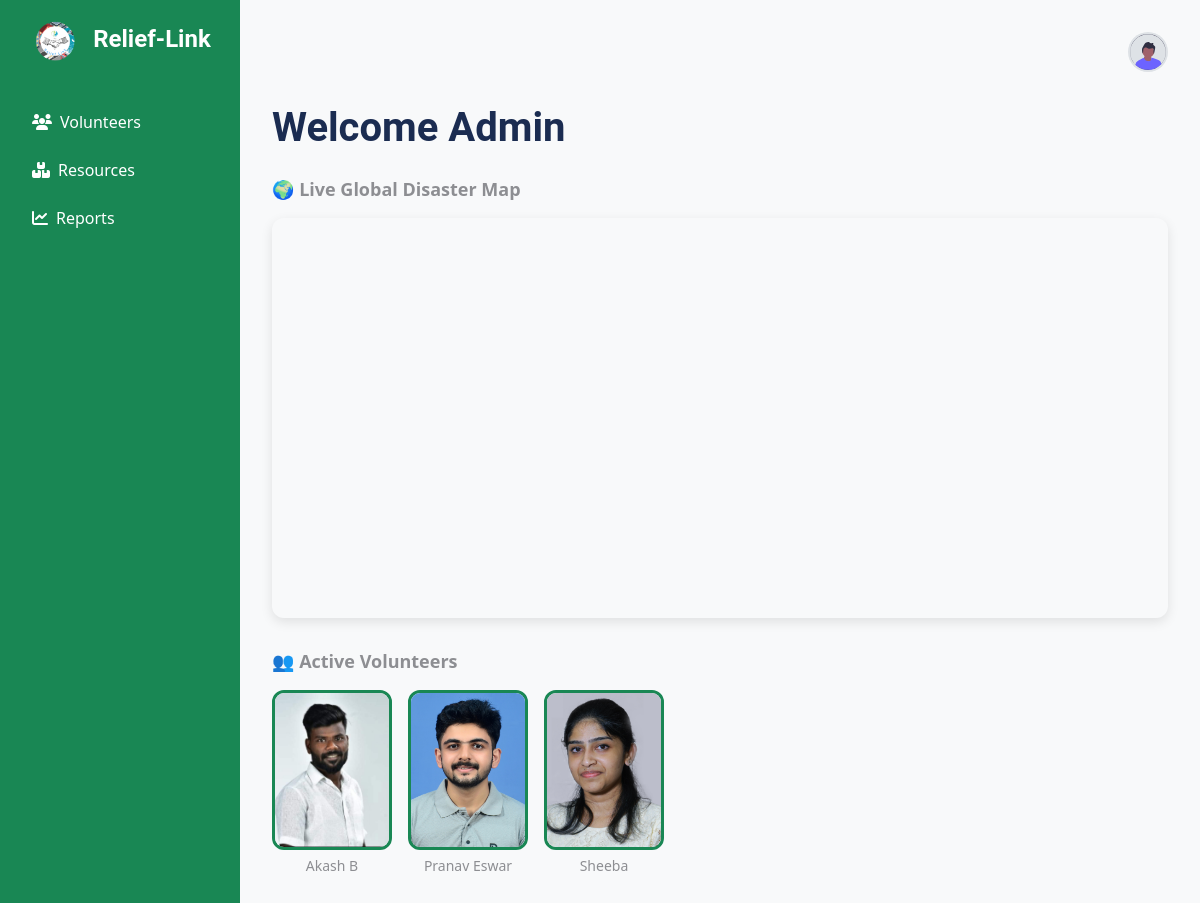
Page /user/admin.php (signed in) on the committed database.
### tables this page shows
CREATE TABLE `users` (
  `id` int(11) NOT NULL,
  `username` varchar(100) NOT NULL,
  `photo` varchar(255) DEFAULT NULL,
  `password_hash` varchar(255) NOT NULL,
  `role` enum('admin','volunteer') NOT NULL,
  `created_at` timestamp NOT NULL DEFAULT current_timestamp(),
  `full_name` varchar(100) DEFAULT NULL,
  `email` varchar(100) DEFAULT NULL,
  `phone` varchar(20) DEFAULT NULL,
  `address` text DEFAULT NULL,
  `status` tinyint(1) NOT NULL DEFAULT 0 COMMENT '0=pending, 1=approved, 2=declined'
);

### user/admin.php (the view, shortened to what this page needs)
<?php
include __DIR__ . '/../config/db.php';
$volunteers = [];
$result = $conn->query("SELECT username, full_name, photo FROM users WHERE role='volunteer'");
while ($row = $result->fetch_assoc()) {
    $volunteers[] = $row;
}
?>
<!DOCTYPE html>
<html lang="en">
<head>
  <link rel="stylesheet" href="../assets/css/bootstrap.min.css">
  <link rel="stylesheet" href="https://cdnjs.cloudflare.com/ajax/libs/font-awesome/6.4.0/css/all.min.css">
</head>
<body>
  <div class="dashboard-container">
    <div class="sidebar">
      <h4>
        <img src="../assets/images/logo.png" alt="Logo" class="logo-img">
        Relief-Link
      </h4>
      <a href="admin/volunteers.php"><i class="fas fa-users me-2"></i>Volunteers</a>
      <a href="admin/resources.php"><i class="fas fa-boxes me-2"></i>Resources</a>
      <a href="admin/reports.php"><i class="fas fa-chart-line me-2"></i>Reports</a>
    </div>
    <div class="main-content">
      <div class="topbar">
        <div class="profile-menu">
          <img src="../assets/images/profile-admin.svg" alt="Admin" width="40" height="40" class="profile-icon" onclick="toggleDropdown()">
        </div>
      </div>
      <h1 class="mb-4">Welcome Admin</h1>
      <div class="section-title">🌍 Live Global Disaster Map</div>
      <div class="map-container">
        <iframe
          src="https://www.google.com/maps/embed?pb=!1m18!1m12!1m3!1d31520472.21896211!2d60.90551205000001!3d11.130135999999994!2m3!1f0!2f0!3f0!3m2!1i1024!2i768!4f13.1!3m3!1m2!1s0x0%3A0x0!2zMTHCsDA4JzQ4LjAiTiA3NMKwMTUnMDguMCJF!5e0!3m2!1sen!2sin!4v1700000000000"
          width="100%"
          height="100%"
          style="border:0;"
          allowfullscreen=""
          loading="lazy"
>
        </iframe>
      </div>
      <div class="section-title">👥 Active Volunteers</div>
      <div class="volunteer-gallery">
        <?php foreach ($volunteers as $vol): ?>
          <div class="volunteer-card">
            <img src="../assets/images/<?= htmlspecialchars($vol['photo'] ?? 'default.jpg') ?>" alt="<?= htmlspecialchars($vol['username']) ?>">
            <p><?= htmlspecialchars($vol['full_name'] ?? ucwords($vol['username'])) ?></p>
          </div>
        <?php endforeach; ?>
      </div>
    </div>
  </div>
</body>
</html>

### user/admin.php (style rules this page uses)
body { margin: 0; font-family: 'Segoe UI', sans-serif; background-color: #f8f9fa; }
.dashboard-container { display: flex; height: 100vh; overflow: hidden; }
.sidebar { width: 240px; background-color: #198754; color: white; flex-shrink: 0; display: flex; flex-direction: column; padding: 1rem; }
.sidebar h4 { text-align: center; margin-bottom: 2rem; color: white; }
.logo-img { height: 50px; vertical-align: middle; margin-right: 8px; transition: transform 0.6s ease; }
.sidebar a { color: white; text-decoration: none; padding: 0.75rem 1rem; display: block; border-radius: 8px; transition: background 0.2s; }
.main-content { flex: 1; overflow-y: auto; padding: 2rem; position: relative; }
.topbar { display: flex; justify-content: flex-end; align-items: center; margin-bottom: 2rem; }
.profile-menu { position: relative; }
.profile-icon { cursor: pointer; border-radius: 50%; background-color: #dee2e6; padding: 0.1rem; }
.map-container { width: 100%; height: 400px; border-radius: 12px; overflow: hidden; margin-bottom: 30px; box-shadow: 0 4px 12px rgba(0,0,0,0.1); }
.volunteer-gallery { display: flex; gap: 1rem; overflow-x: auto; padding-bottom: 10px; }
.volunteer-card { flex: 0 0 auto; width: 120px; text-align: center; }
.volunteer-card img { width: 100%; height: 160px; object-fit: cover; border-radius: 12px; border: 3px solid #198754; transition: transform 0.3s ease; }
.volunteer-card p { font-size: 14px; margin-top: 5px; }
.section-title { font-weight: bold; margin-bottom: 15px; font-size: 18px; }

### rows in the picture
users: photo (picture), full_name "Akash B"
users: photo (picture), full_name "Pranav Eswar"
users: photo (picture), full_name "Sheeba"
